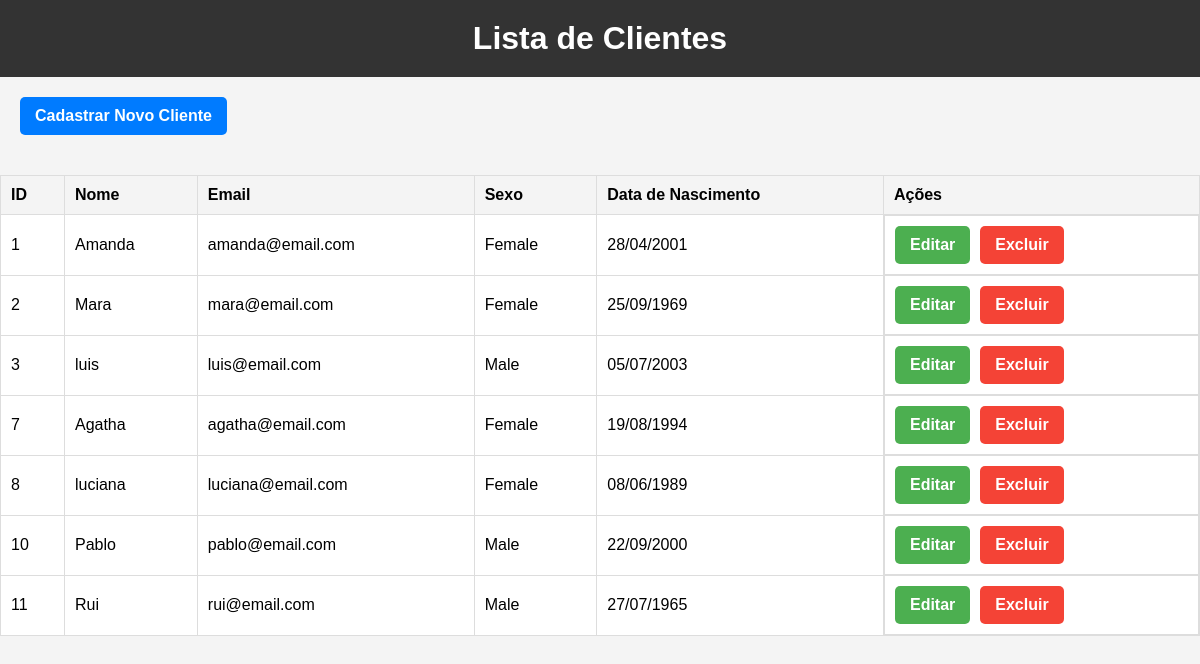
The app's page /app_forms/clients/ with its own data.
### app_forms/models.py (models this page shows, shortened)
class Client(models.Model):
    name = models.CharField(max_length=30)
    dt_birth = models.DateField()
    sex = models.CharField(max_length=1, choices=SEX_CHOICES)
    email = models.EmailField()

### app_forms/views.py (the view)
# urls.py: path('clients/', views.client_list, name='client_list'),
def client_list(request):
    clients = Client.objects.all()
    context = {
        'clients': clients
    }
    return render(request, 'client_list.html', context=context)

### app_forms/templates/client_list.html (shortened to what this page needs)
<!DOCTYPE html>
<html lang="pt-br">
<head>
</head>
<body>
    <h1>Lista de Clientes</h1>
    <a href="{% url 'form_modelform' %}" class="add-client-btn">Cadastrar Novo Cliente</a>
    <table>
        <thead>
            <tr>
                <th>ID</th>
                <th>Nome</th>
                <th>Email</th>
                <th>Sexo</th>
                <th>Data de Nascimento</th>
                <th>Ações</th>
            </tr>
        </thead>
        <tbody>
            {% for client in clients %}
                <tr>
                    <td>{{ client.id }}</td>
                    <td>{{ client.name }}</td>
                    <td>{{ client.email }}</td>
                    <td>{{ client.get_sex_display }}</td>
                    <td>{{ client.dt_birth|date:"d/m/Y" }}</td>
                    <td class="actions">
                        <a href="{% url 'editar_cliente' client.id %}" class="edit-btn">Editar</a>
                        <a href="{% url 'excluir_cliente' client.id %}" class="delete-btn">Excluir</a>
                    </td>
                </tr>
            {% empty %}
                <tr>
                    <td colspan="6" style="text-align: center;">Nenhum cliente cadastrado.</td>
                </tr>
            {% endfor %}
        </tbody>
    </table>
</body>
</html>

### app_forms/templates/client_list.html (style rules this page uses)
body { font-family: Arial, sans-serif; background-color: #f4f4f4; margin: 0; padding: 0; }
h1 { background-color: #333; color: white; text-align: center; padding: 20px 0; margin: 0; }
table { width: 100%; border-collapse: collapse; margin: 20px 0; background-color: white; }
table, th, td { border: 1px solid #ddd; }
th, td { padding: 10px; text-align: left; }
th { background-color: #f4f4f4; }
a { text-decoration: none; padding: 10px 15px; border-radius: 5px; font-weight: bold; }
.edit-btn { background-color: #4CAF50; color: white; }
.delete-btn { background-color: #f44336; color: white; }
.actions { display: flex; gap: 10px; }
.add-client-btn { background-color: #007BFF; color: white; padding: 10px 15px; border-radius: 5px; text-decoration: none; display: inline-block; margin: 20px; }

### records on screen
Client: id "1", name "Amanda", email "amanda@email.com", sex "Female", dt_birth "28/04/2001"
Client: id "2", name "Mara", email "mara@email.com", sex "Female", dt_birth "25/09/1969"
Client: id "3", name "luis", email "luis@email.com", sex "Male", dt_birth "05/07/2003"
Client: id "7", name "Agatha", email "agatha@email.com", sex "Female", dt_birth "19/08/1994"
Client: id "8", name "luciana", email "luciana@email.com", sex "Female", dt_birth "08/06/1989"
Client: id "10", name "Pablo", email "pablo@email.com", sex "Male", dt_birth "22/09/2000"
Client: id "11", name "Rui", email "rui@email.com", sex "Male", dt_birth "27/07/1965"
